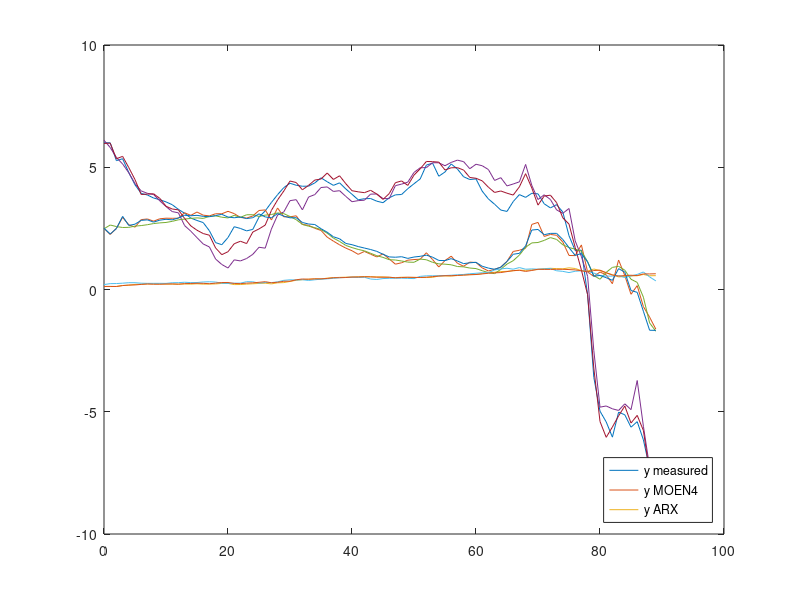

The MATLAB source for this figure:
%{
This file describes the data in the destill.dat file.
1. Contributed by:
	Peter Van Overschee
	K.U.Leuven - ESAT - SISTA
	K. Mercierlaan 94
	3001 Heverlee
	Peter.Vanoverschee@esat.kuleuven.ac.be
2. Process/Description:
	Data of a simulation (not real !) related to the identification
   	of an ethane-ethylene destillationcolumn. The series consists of 4
	series: 
		U_dest, Y_dest: 	without noise (original series)
		U_dest_n10, Y_dest_n10:	10 percent additive white noise
		U_dest_n20, Y_dest_n20: 20 percent additive white noise
		U_dest_n30, Y_dest_n30:	30 percent additive white noise
3. Sampling time 
	15 min.
4. Number of samples: 
	90 samples
5. Inputs:
	a. ratio between the reboiler duty and the feed flow
   	b. ratio between the reflux rate and the feed flow
   	c. ratio between the distillate and the feed flow
   	d. input ethane composition
   	e. top pressure
6. Outputs:
	a. top ethane composition
	b. bottom ethylene composition
   	c. top-bottom differential pressure.
7. References:
	R.P. Guidorzi, M.P. Losito, T. Muratori, The range error test in the
	structural identification of linear multivariable systems,
   	IEEE transactions on automatic control, Vol AC-27, pp 1044-1054, oct.
   	1982.
8. Known properties/peculiarities
	
9. Some MATLAB-code to retrieve the data
	!gunzip destill.dat.Z
	load destill.dat
	U=destill(:,1:20);
	Y=destill(:,21:32);
	U_dest=U(:,1:5);
	U_dest_n10=U(:,6:10);
	U_dest_n20=U(:,11:15);	
	U_dest_n30=U(:,16:20);
	Y_dest=Y(:,1:3);
	Y_dest_n10=Y(:,4:6);
	Y_dest_n20=Y(:,7:9);
	Y_dest_n30=Y(:,10:12);
%}

clear all, close all, clc

% DaISy code is wrong,
% first column is sample number
load destill.dat
U=destill(:,2:21);
Y=destill(:,22:33);
U_dest=U(:,1:5);
U_dest_n10=U(:,6:10);
U_dest_n20=U(:,11:15);	
U_dest_n30=U(:,16:20);
Y_dest=Y(:,1:3);
Y_dest_n10=Y(:,4:6);
Y_dest_n20=Y(:,7:9);
Y_dest_n30=Y(:,10:12);

Y = {Y_dest; Y_dest_n10; Y_dest_n20; Y_dest_n30};
U = {U_dest; U_dest_n10; U_dest_n20; U_dest_n30};

dat = iddata (Y, U)

[sys, x0] = moen4 (dat, 's', 5, 'n', 4)    % s=5, n=4
sys2 = arx (dat, 'na', 4, 'nb', 4);
[sys2, x02] = arx (dat, 'na', 4, 'nb', 4);

x0=x0{1};
x02=x02{1};

[y, t] = lsim (sys, U_dest, [], x0);
%[y2, t2] = lsim (sys2(:, 1:5), U_dest);
[y2, t2] = lsim (sys2, U_dest, [], x02);


% ARX has no initial conditions, therefore the bad results

err = norm (Y_dest - y, 1) / norm (Y_dest, 1)
err2 = norm (Y_dest - y2, 1) / norm (Y_dest, 1)

figure (1)
%plot (t, Y_dest, 'b')
plot (t, Y_dest, t, y, t, y2)
legend ('y measured', 'y MOEN4', 'y ARX', 'location', 'southeast')


